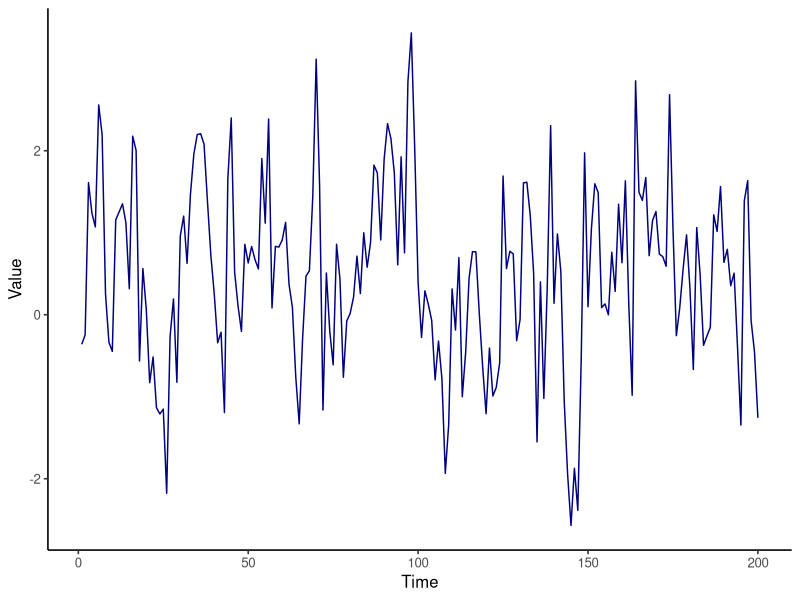
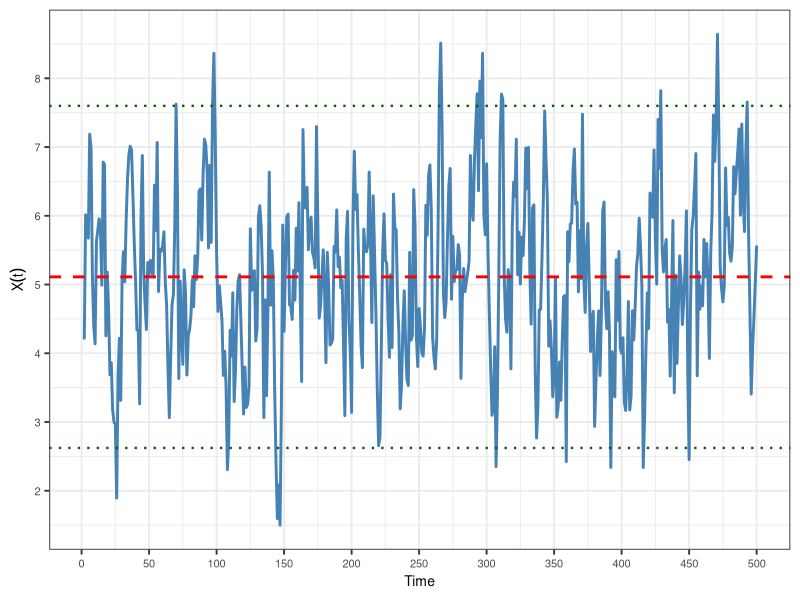
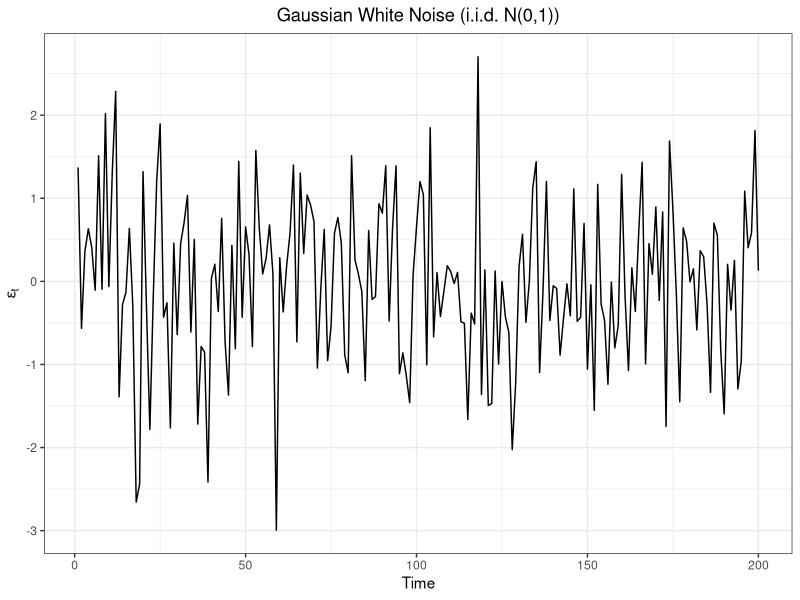

The R script that drew these images, in order:
## ---- chunk 1
#| echo: false
#| include: false
#| warning: false
#| message: false
#| caption: "Simulated Stationary Time Series"
#| fig.cap: "A simulated stationary time series"
#| fig.width: 4
#| fig.height: 3
library(ggplot2)
set.seed(123)
n <- 100
library(ggplot2)  # Load required library
library(ggpubr)  # Load ggpubr for theme_classic2

# Function to generate a stationary time series
# y_t = c + \phi *y_{t-1} + \epsilon_t
ar1_time_series <- function(n, c, phi) {
  # Generate white noise
  epsilon <- rnorm(n, mean = 0, sd = 1)
  
  # Initialize the time series
  y <- numeric(n)
  y[1] <- c + epsilon[1]  # Initial value
  
  # Generate the time series
  for (t in 2:n) {
    y[t] <- c + phi * y[t - 1] + epsilon[t]
  }  # Added missing closing brace
  
  return(y)
}  # Fixed brace placement

# Define n before using it
n <- 200  # Add this line
c <- 0.2  # Constant term
phi <- 0.6  # Autoregressive coefficient

# Generate an AR(1) time series
data <- data.frame(
  time = 1:n,
  time_series = ar1_time_series(n, c, phi)
)

# Plot the time series using ggplot2
ggplot(data, aes(x = time, y = time_series)) +
  geom_line(color = "navy") +
  labs(
    x = "Time",
    y = "Value"
  ) +
  theme_classic2() +
  theme(plot.title = element_text(hjust = 0.5))

## ---- chunk 2
# Simulate a stationary AR(1) process
#| echo: false
set.seed(123)
n <- 500
phi <- 0.7
mu <- 5
sigma <- 1
x <- numeric(n)
x[1] <- rnorm(1, mean = mu, sd = sigma / sqrt(1 - phi^2))
for (t in 2:n) {
  x[t] <- mu + phi * (x[t-1] - mu) + rnorm(1, 0, sigma)
}
library(ggplot2)

mean_x <- mean(x)
sd_x <- sd(x)
upper_band <- mean_x + 2 * sd_x
lower_band <- mean_x - 2 * sd_x

ggplot(data.frame(Time = 1:n, Value = x), aes(Time, Value)) +
  geom_line(color = 'steelblue', linewidth = 1) +
  geom_hline(yintercept = mean_x, linetype = 'dashed', color = 'red', linewidth = 1) +
  geom_hline(yintercept = upper_band, linetype = 'dotted', color = 'darkgreen', linewidth = 0.8) +
  geom_hline(yintercept = lower_band, linetype = 'dotted', color = 'darkgreen', linewidth = 0.8) +
  labs(y = expression(X(t)), x = 'Time') +
  theme_bw(base_size = 14) +
  theme(
    axis.title.x = element_text(size = 10),
    axis.title.y = element_text(size = 10),
    axis.text.x = element_text(size = 8),
    axis.text.y = element_text(size = 8)
  ) +
  scale_x_continuous(breaks = seq(0, n, by = 50)) +
  scale_y_continuous(breaks = scales::pretty_breaks(n = 8))
## ---- chunk 3
set.seed(42)
n <- 200
wn <- rnorm(n, mean = 0, sd = 1)
library(ggplot2)
ggplot(data.frame(Time = 1:n, Value = wn), aes(x = Time, y = Value)) +
  geom_line(color = 'black') +
  labs(x = 'Time', y = expression(epsilon[t]), title = 'Gaussian White Noise (i.i.d. N(0,1))') +
  theme_bw() +
  theme(plot.title = element_text(hjust = 0.5))
